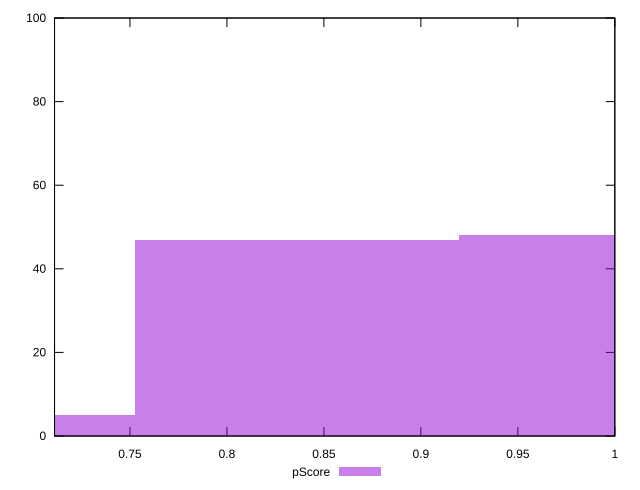

gnuplot code for this plot:
reset

$pScore <<EOF
0.8359532684128524 47
0.668762614730282 5
1.003143922095423 48
EOF

set key outside below
set boxwidth 0.1671906536825705
set xrange [0.7111111111111111:1]
set yrange [0:100]
set trange [0:100]
set style fill transparent solid 0.5 noborder
set terminal svg size 640, 490 enhanced background rgb 'white'
set output "report_00019_2021-02-10T18-14-37.922Z//uses-http2/samples/pages+cached/pScore/histogram.svg"

plot $pScore title "pScore" with boxes

reset
